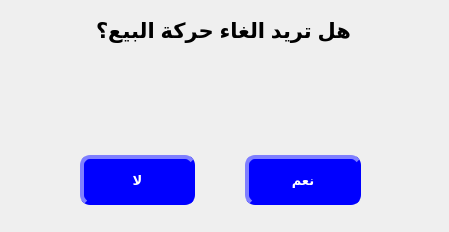
<?xml version="1.0" encoding="UTF-8"?>
<ui version="4.0">
 <class>CustomerGP</class>
 <widget class="QDialog" name="CustomerGP">
  <property name="geometry">
   <rect>
    <x>0</x>
    <y>0</y>
    <width>449</width>
    <height>232</height>
   </rect>
  </property>
  <property name="font">
   <font>
    <weight>50</weight>
    <bold>false</bold>
    <strikeout>false</strikeout>
   </font>
  </property>
  <property name="mouseTracking">
   <bool>false</bool>
  </property>
  <property name="tabletTracking">
   <bool>false</bool>
  </property>
  <property name="windowTitle">
   <string>الغاء حركة بيع</string>
  </property>
  <property name="layoutDirection">
   <enum>Qt::RightToLeft</enum>
  </property>
  <property name="styleSheet">
   <string notr="true">QDialog{ qconicalgradient(cx:0.5, cy:0.5, angle:0, stop:0 rgba(255, 255, 255, 255), stop:0.373979 rgba(255, 255, 255, 255), stop:0.373991 rgba(33, 30, 255, 255), stop:0.624018 rgba(33, 30, 255, 255), stop:0.624043 rgba(255, 0, 0, 255), stop:1 rgba(255, 0, 0, 255))  }</string>
  </property>
  <widget class="QWidget" name="horizontalLayoutWidget">
   <property name="geometry">
    <rect>
     <x>10</x>
     <y>600</y>
     <width>641</width>
     <height>91</height>
    </rect>
   </property>
   <layout class="QHBoxLayout" name="horizontalLayout_2">
    <item>
     <widget class="QLabel" name="label_7">
      <property name="maximumSize">
       <size>
        <width>16777215</width>
        <height>50</height>
       </size>
      </property>
      <property name="font">
       <font>
        <pointsize>15</pointsize>
        <weight>75</weight>
        <bold>true</bold>
       </font>
      </property>
      <property name="layoutDirection">
       <enum>Qt::RightToLeft</enum>
      </property>
      <property name="styleSheet">
       <string notr="true">
QLabel{
color:black;
                                        background-color: white;
                                        border-style: outset;
                                        border-width: 1px;
                                        border-radius: 10px;
                                        border-color: gray;
                                        min-width: 6em;
                    color:black;
                                        }
                                        QLabel:hover {
                                        background: qradialgradient(
                                        cx: 0.3, cy: -0.4, fx: 0.3, fy: -0.4,
                                        radius: 1.35, stop: 0 #fff, stop: 1 #bbb
                                        );
                                        }
                                        QLabel:pressed {
                                        border-style: inset;
                                        background: qradialgradient(
                                        cx: 0.4, cy: -0.1, fx: 0.4, fy: -0.1,
                                        radius: 1.35, stop: 0 #fff, stop: 1 #ddd
                                        );
                                        }
                                    </string>
      </property>
      <property name="text">
       <string>19.00</string>
      </property>
      <property name="alignment">
       <set>Qt::AlignCenter</set>
      </property>
     </widget>
    </item>
    <item>
     <widget class="QLabel" name="label_6">
      <property name="maximumSize">
       <size>
        <width>16777215</width>
        <height>50</height>
       </size>
      </property>
      <property name="font">
       <font>
        <pointsize>15</pointsize>
        <weight>75</weight>
        <bold>true</bold>
       </font>
      </property>
      <property name="styleSheet">
       <string notr="true">
QLabel{
color:black;
                                        background-color: white;
                                        border-style: outset;
                                        border-width: 1px;
                                        border-radius: 10px;
                                        border-color: gray;
                                        min-width: 6em;
                    color:black;
                                        }
                                        QLabel:hover {
                                        background: qradialgradient(
                                        cx: 0.3, cy: -0.4, fx: 0.3, fy: -0.4,
                                        radius: 1.35, stop: 0 #fff, stop: 1 #bbb
                                        );
                                        }
                                        QLabel:pressed {
                                        border-style: inset;
                                        background: qradialgradient(
                                        cx: 0.4, cy: -0.1, fx: 0.4, fy: -0.1,
                                        radius: 1.35, stop: 0 #fff, stop: 1 #ddd
                                        );
                                        }
                                    </string>
      </property>
      <property name="text">
       <string>1</string>
      </property>
      <property name="alignment">
       <set>Qt::AlignCenter</set>
      </property>
     </widget>
    </item>
    <item>
     <widget class="QLineEdit" name="lineEdit">
      <property name="minimumSize">
       <size>
        <width>80</width>
        <height>0</height>
       </size>
      </property>
      <property name="maximumSize">
       <size>
        <width>250</width>
        <height>50</height>
       </size>
      </property>
      <property name="sizeIncrement">
       <size>
        <width>0</width>
        <height>0</height>
       </size>
      </property>
      <property name="font">
       <font>
        <pointsize>15</pointsize>
       </font>
      </property>
      <property name="styleSheet">
       <string notr="true">
QLineEdit{
                                        background-color: white;
                                        border-style: outset;
                                        border-width: 1px;
                                        border-radius: 10px;
                                        border-color: gray;
                                        min-width: 6em;
                    color:black;
                                        }
                                        QLineEdit:hover {
                                        background: qradialgradient(
                                        cx: 0.3, cy: -0.4, fx: 0.3, fy: -0.4,
                                        radius: 1.35, stop: 0 #fff, stop: 1 #bbb
                                        );
                                        }
                                        QLineEdit:pressed {
                                        border-style: inset;
                                        background: qradialgradient(
                                        cx: 0.4, cy: -0.1, fx: 0.4, fy: -0.1,
                                        radius: 1.35, stop: 0 #fff, stop: 1 #ddd
                                        );
                                        }
                                    </string>
      </property>
      <property name="text">
       <string/>
      </property>
     </widget>
    </item>
   </layout>
  </widget>
  <widget class="QWidget" name="horizontalLayoutWidget_2">
   <property name="geometry">
    <rect>
     <x>80</x>
     <y>150</y>
     <width>281</width>
     <height>61</height>
    </rect>
   </property>
   <layout class="QHBoxLayout" name="horizontalLayout">
    <property name="spacing">
     <number>50</number>
    </property>
    <item>
     <widget class="QPushButton" name="pushButton_2">
      <property name="minimumSize">
       <size>
        <width>86</width>
        <height>50</height>
       </size>
      </property>
      <property name="font">
       <font>
        <pointsize>10</pointsize>
        <weight>75</weight>
        <bold>true</bold>
       </font>
      </property>
      <property name="styleSheet">
       <string notr="true">
QPushButton{
                                        background-color: blue;
                                        border-style: outset;
                                        border-width: 4px;
                                        border-radius: 10px;
                                        border-color: blue;
                                        min-width: 6em;
color:white;
                                        }
                                        QPushButton:hover {
                                        background: qradialgradient(
                                        cx: 0.3, cy: -0.4, fx: 0.3, fy: -0.4,
                                        radius: 1.35, stop: 0 #fff, stop: 1 #bbb
                                        );
                                        }
                                        QPushButton:pressed {
                                        border-style: inset;
                                        background: qradialgradient(
                                         cx: 0.3, cy: -0.4, fx: 0.3, fy: -0.4,
                                        radius: 1.35, stop: 0 #fff, stop: 1 #ddd
                                        );
                                        }
                                    </string>
      </property>
      <property name="text">
       <string>نعم</string>
      </property>
     </widget>
    </item>
    <item>
     <widget class="QPushButton" name="pushButton">
      <property name="minimumSize">
       <size>
        <width>86</width>
        <height>50</height>
       </size>
      </property>
      <property name="sizeIncrement">
       <size>
        <width>0</width>
        <height>0</height>
       </size>
      </property>
      <property name="font">
       <font>
        <pointsize>10</pointsize>
        <weight>75</weight>
        <bold>true</bold>
       </font>
      </property>
      <property name="styleSheet">
       <string notr="true">
QPushButton{
                                        background-color: blue;
                                        border-style: outset;
                                        border-width: 4px;
                                        border-radius: 10px;
                                        border-color: blue;
                                        min-width: 6em;
color:white;
                                        }
                                        QPushButton:hover {
                                        background: qradialgradient(
                                        cx: 0.3, cy: -0.4, fx: 0.3, fy: -0.4,
                                        radius: 1.35, stop: 0 #fff, stop: 1 #bbb
                                        );
                                        }
                                        QPushButton:pressed {
                                        border-style: inset;
                                        background: qradialgradient(
                                         cx: 0.3, cy: -0.4, fx: 0.3, fy: -0.4,
                                        radius: 1.35, stop: 0 #fff, stop: 1 #ddd
                                        );
                                        }
                                    </string>
      </property>
      <property name="text">
       <string>لا</string>
      </property>
     </widget>
    </item>
   </layout>
  </widget>
  <widget class="QLabel" name="label">
   <property name="geometry">
    <rect>
     <x>50</x>
     <y>10</y>
     <width>347</width>
     <height>41</height>
    </rect>
   </property>
   <property name="minimumSize">
    <size>
     <width>120</width>
     <height>0</height>
    </size>
   </property>
   <property name="font">
    <font>
     <pointsize>16</pointsize>
     <weight>75</weight>
     <bold>true</bold>
     <strikeout>false</strikeout>
    </font>
   </property>
   <property name="styleSheet">
    <string notr="true">;</string>
   </property>
   <property name="text">
    <string>هل تريد الغاء حركة البيع؟</string>
   </property>
   <property name="alignment">
    <set>Qt::AlignCenter</set>
   </property>
  </widget>
 </widget>
 <resources/>
 <connections/>
</ui>
